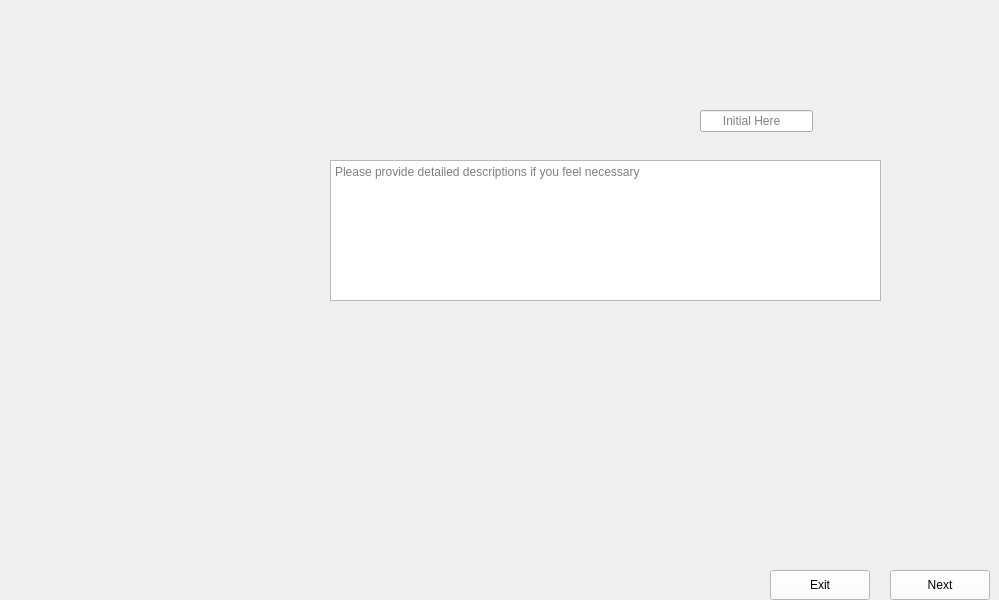
      <widget class="QWidget" name="Mount_Piezo_Wafer_1">
       <property name="maximumSize">
        <size>
         <width>1024</width>
         <height>600</height>
        </size>
       </property>
       <property name="styleSheet">
        <string notr="true">border-image: url(:/images/images/Mount_Piezo_Wafer_1.PNG);</string>
       </property>
       <widget class="QTextEdit" name="Mount_Piezo_Wafer_1_Comments_3">
        <property name="geometry">
         <rect>
          <x>330</x>
          <y>160</y>
          <width>551</width>
          <height>141</height>
         </rect>
        </property>
        <property name="styleSheet">
         <string notr="true">border-image:None;
</string>
        </property>
        <property name="placeholderText">
         <string>Please provide detailed descriptions if you feel necessary</string>
        </property>
       </widget>
       <widget class="QPushButton" name="Mount_Piezo_Wafer_1_Next">
        <property name="geometry">
         <rect>
          <x>890</x>
          <y>570</y>
          <width>100</width>
          <height>30</height>
         </rect>
        </property>
        <property name="styleSheet">
         <string notr="true">QPushButton{
background-color: rgb(255, 255, 255);
height: 35px;
border-image:None;
}
QPushButton::hover{
background-color: rgb(0, 0, 255);
}
QPushButton:pressed{
padding-top:7px;
padding-top:7px;
}</string>
        </property>
        <property name="text">
         <string>Next</string>
        </property>
        <property name="iconSize">
         <size>
          <width>20</width>
          <height>20</height>
         </size>
        </property>
        <property name="autoDefault">
         <bool>false</bool>
        </property>
       </widget>
       <widget class="QPushButton" name="Mount_Piezo_Wafer_1_Back">
        <property name="geometry">
         <rect>
          <x>770</x>
          <y>570</y>
          <width>100</width>
          <height>30</height>
         </rect>
        </property>
        <property name="styleSheet">
         <string notr="true">QPushButton{
background-color: rgb(255, 255, 255);
height: 35px;
border-image:None;
}
QPushButton::hover{
background-color: rgb(0, 0, 255);
}
QPushButton:pressed{
padding-top:7px;
padding-top:7px;
}</string>
        </property>
        <property name="text">
         <string>Exit</string>
        </property>
        <property name="iconSize">
         <size>
          <width>20</width>
          <height>20</height>
         </size>
        </property>
        <property name="autoDefault">
         <bool>false</bool>
        </property>
       </widget>
       <widget class="QLineEdit" name="Mount_Piezo_Wafer_1_Initial">
        <property name="geometry">
         <rect>
          <x>210</x>
          <y>560</y>
          <width>81</width>
          <height>22</height>
         </rect>
        </property>
        <property name="styleSheet">
         <string notr="true">QLineEdit{
background-color: rgb(240, 240, 240);
border: none;
border-image:None;
}</string>
        </property>
       </widget>
       <widget class="QLineEdit" name="Mount_Piezo_Wafer_1_Dates">
        <property name="geometry">
         <rect>
          <x>110</x>
          <y>560</y>
          <width>90</width>
          <height>22</height>
         </rect>
        </property>
        <property name="styleSheet">
         <string notr="true">QLineEdit{
background-color: rgb(240, 240, 240);
border: none;
border-image:None;
}</string>
        </property>
       </widget>
       <widget class="QLineEdit" name="Mount_Piezo_Wafer_1_Data">
        <property name="enabled">
         <bool>true</bool>
        </property>
        <property name="geometry">
         <rect>
          <x>700</x>
          <y>110</y>
          <width>113</width>
          <height>22</height>
         </rect>
        </property>
        <property name="styleSheet">
         <string notr="true">color: rgb(0, 0, 0);
border-image:None;</string>
        </property>
        <property name="text">
         <string/>
        </property>
        <property name="maxLength">
         <number>32767</number>
        </property>
        <property name="placeholderText">
         <string>      Initial Here</string>
        </property>
       </widget>
      </widget>
